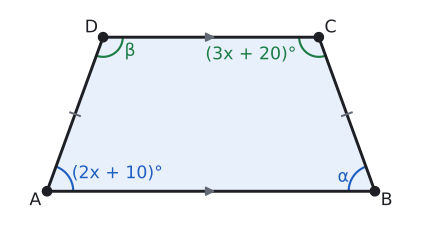

Python code for this plot:
import sys; sys.path.insert(0, "tools")
from cizim import *

P = lambda x, y: np.array([float(x), float(y)])
uz = lambda U, V: round(float(np.linalg.norm(U - V)), 4)
def acisi(K, U, V):
    u, v = U - K, V - K
    return round(float(np.degrees(np.arccos(np.dot(u, v) / np.linalg.norm(u) / np.linalg.norm(v)))), 3)
def kesis(p, u, q, v):
    t = np.linalg.solve(np.array([u, -v]).T, q - p); return p + t[0] * u
def birim(U, V):
    t = (V - U) / np.linalg.norm(V - U); return t, np.array([-t[1], t[0]])
def paralel_isareti(U, V, f=0.5):
    M = U + f * (V - U); t, _ = birim(U, V)
    ax.annotate("", xy=M + 0.3 * S * t, xytext=M - 0.3 * S * t, arrowprops=dict(arrowstyle="-|>", color=SOLUK, lw=1.4, mutation_scale=14))
def cetik(U, V, n=1, renk=SOLUK, f=0.5):
    M = U + f * (V - U); t, m = birim(U, V)
    for i in range(n):
        c = M + (i - (n - 1) / 2) * 0.2 * S * t
        ax.plot(*zip(c - 0.22 * S * m, c + 0.22 * S * m), color=renk, lw=1.5)
def olcu(U, V, metin, d=0.5, renk=YAZI, fs=13):
    """[UV] ortasına, U->V yönünün soluna d*S uzağa yazı (d < 0: sağına)."""
    M = (U + V) / 2; _, m = birim(U, V)
    ax.text(*(M + d * S * m), metin, ha="center", va="center", color=renk, fontsize=fs)
def dik_isareti(K, U, V, r=0.4):
    a_ = (U - K) / np.linalg.norm(U - K) * r * S; b_ = (V - K) / np.linalg.norm(V - K) * r * S
    ax.plot(*zip(K + a_, K + a_ + b_, K + b_), color=SOLUK, lw=1.3)
def harf(Q, metin, dx, dy, renk=YAZI, fs=13):
    ax.text(Q[0] + dx * S, Q[1] + dy * S, metin, ha="center", va="center", color=renk, fontsize=fs)
def cizgi(U, V, renk=YAZI, lw=2.2, ls="-"):
    ax.plot(*zip(U, V), color=renk, lw=lw, ls=ls)
def basla(xmin, xmax, ymin, ymax, en=5.5):
    global fig, ax
    fig, ax = sekil(en, en * (ymax - ymin) / (xmax - xmin))
    ax.set_aspect("equal"); ax.axis("off"); ax.set_xlim(xmin, xmax); ax.set_ylim(ymin, ymax)
def yamuk(A, B, C, D, dolgu=None):
    if dolgu: ax.add_patch(patches.Polygon([A, B, C, D], closed=True, facecolor=dolgu, edgecolor="none"))
    ax.plot(*zip(A, B, C, D, A), color=YAZI)
    for Q in (A, B, C, D): nokta(ax, *Q, "")
def koseler(A, B, C, D):
    harf(A, "A", -0.5, -0.4); harf(B, "B", 0.5, -0.4); harf(C, "C", 0.5, 0.4); harf(D, "D", -0.5, 0.4)

# Örnek 1: ikizkenar yamuk, taban açısı 70° (x = 30: 2x + 10 = 70, 3x + 20 = 110).
a, kol, t = 10, 5, np.radians(70)
A, B = P(0, 0), P(a, 0); D = P(kol * np.cos(t), kol * np.sin(t)); C = P(a - kol * np.cos(t), kol * np.sin(t))
S = a / 14
print("A", acisi(A, B, D), "B", acisi(B, A, C), "C", acisi(C, B, D), "D", acisi(D, A, C), "AD", uz(A, D), "BC", uz(B, C))
basla(-1.2, a + 1.2, -0.9, D[1] + 0.9)
yamuk(A, B, C, D, MAVI_ACIK); koseler(A, B, C, D)
cetik(A, D); cetik(B, C); paralel_isareti(A, B, 0.5); paralel_isareti(D, C, 0.5)
aci(ax, A, B, D, r=0.8, renk=MAVI); aci(ax, B, C, A, r=0.8, renk=MAVI)
aci(ax, C, D, B, r=0.6, renk=YESIL); aci(ax, D, A, C, r=0.6, renk=YESIL)
harf(A, "(2x + 10)°", 3.0, 0.75, MAVI); harf(B, "α", -1.35, 0.6, MAVI)
harf(C, "(3x + 20)°", -2.9, -0.75, YESIL); harf(D, "β", 1.15, -0.6, YESIL)
kaydet(fig, __file__)
